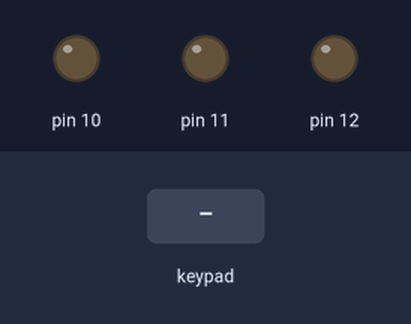
A sketch run on a simulated Arduino Uno, built with avr-gcc and run on an emulated ATmega328P. On the bench: output pins drawn as LEDs (lit = HIGH). Wiring (inferred from the names in the program): 4×4 keypad with keys 1 2 3 A 4 5 6 B 7 8 9 C * 0 # D: rows pin 9, pin 8, pin 7, pin 6; columns pin 5, pin 4, pin 3, pin 2. Dashed ring = blinking. The inputs (shaded band) are chosen by the test bench. Pins used as bus, display or sensor lines are not drawn; what the sketch prints to the serial monitor is not drawn.

Above: at 1.2 s.
1.3 s: key '*' pressed
At 1.57 s:
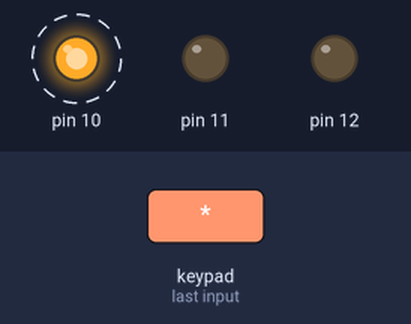
4.3 s: keypad keys 1 2 3 A # pressed 0.4 s apart
At 6.8 s:
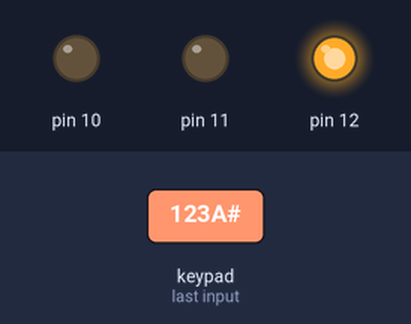
8.5 s: keypad keys 1 2 3 A * pressed 0.4 s apart
At 10.6 s:
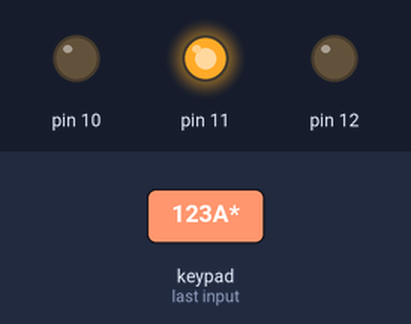
Timing chart, 0 to 12.1 s (numbered marks = the images above; inputs shaded):
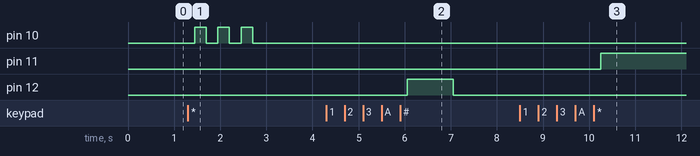

The sketch:

main.ino
```cpp
const int row = 4;
const int col = 4;

char keys[row][col] = {
  {'1','2','3', 'A'},
  {'4','5','6', 'B'},
  {'7','8','9', 'C'},
  {'*','0','#', 'D'}
};

const int pinCol[col] = {5, 4, 3, 2};
const int pinRow[row] = {9, 8, 7, 6};

bool changeMode = false;
String defaultPin = "123A";
String inputPin = "";

char readFromPad() {
  char key = 0;
  int x=0;
  for (int i=0; i<row; i++) {
    digitalWrite(pinRow[i], LOW);
    for (int j=0; j<col; j++) {
      if (digitalRead(pinCol[j]) == LOW) {
        delay(20);
        while (digitalRead(pinCol[j]) == LOW) {
          key = keys[i][j];
        }
      }
    }
    digitalWrite(pinRow[i], HIGH);
  }
  return key;
}

void setup() {
  Serial.begin(9600);
  for (int i=0; i<4; i++) {
    pinMode(pinCol[i], INPUT);
    digitalWrite(pinCol[i], HIGH);
    pinMode(pinRow[i], OUTPUT);
  }
  pinMode(10, OUTPUT);
  pinMode(11, OUTPUT);
  pinMode(12, OUTPUT);
  Serial.print("\nPin: ");

}

bool ProperPin() {
  if (inputPin == defaultPin) return true;
  else return false;
}

void Light(int pin) {
  for (int i=0; i<3; i++) {
    digitalWrite(pin, HIGH);
    delay(250);
    digitalWrite(pin, LOW);
    delay(250);
  }
}

void loop() {
  char key = readFromPad();
  if (changeMode) {
    digitalWrite(11, HIGH);
    if (key != 0) {
      if (key == '*') {
        if (inputPin.length() >= 1) {
          Serial.println("\nPin changed successfully");
          defaultPin = inputPin;
          digitalWrite(11, LOW);
          Light(12);
        }
        else {
          digitalWrite(11, LOW);
          Serial.println("\nPin hadn't been changed");
          Light(10);
        }
        changeMode = false;
        inputPin = "";
        Serial.print("\nPin: ");
      }
      else if (key != "#") {
        inputPin += key;
        Serial.print(key);
      }
    }

  }
  else if (key != 0) {
    if (key == '#') {
      if (ProperPin()) {
        Serial.println("\nAcces Granted");
        digitalWrite(12, HIGH);
        delay(1000);
        digitalWrite(12, LOW);
      }
      else {
        Serial.println("\nAcces Denied");
        Light(10);
      }
      inputPin = "";
      Serial.print("\nPin: ");
    }
    else if (key == '*') {
      if (ProperPin()) {
        Serial.println("\n\nPin Overwrite Mode On");
        inputPin = "";
        changeMode = true;
        Serial.print("\nNew Pin: ");
      }
      else {
        Serial.println("\n\nPin Overwrite Mode Not Allowed");
        Light(10);
        inputPin = "";
        Serial.print("\nPin: ");
      }

    }
    else {
      Serial.print(key);
      inputPin += key;
    }
  }
}
```

Measured:
- after the input at 1.3 s, pin 10: alternates HIGH for 0.25 s and LOW for 0.25 s, 6 changes in all, then stays LOW, starting after 0.15 s
- after the input at 4.3 s, pin 12: LOW → HIGH after 1.8 s, → LOW 1.0 s later
- after the input at 8.5 s, pin 11: LOW → HIGH after 1.8 s
